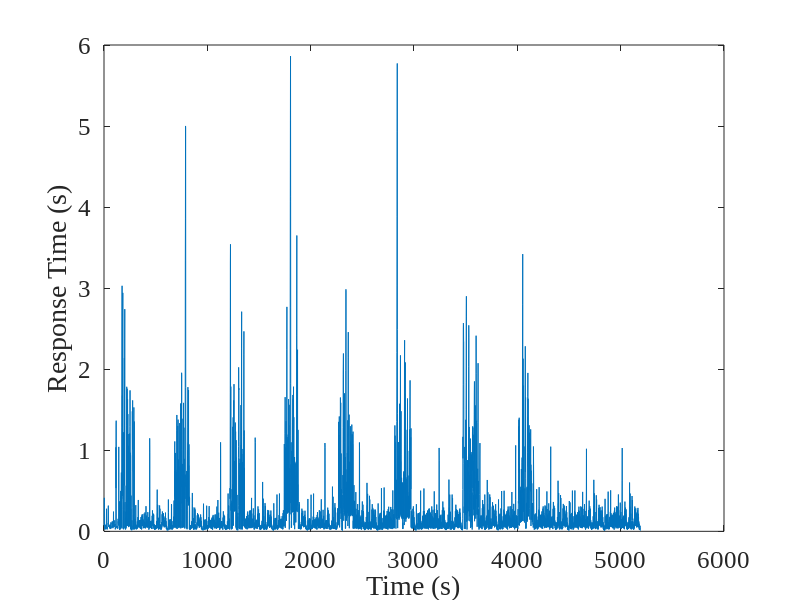

Recreate this plot in MATLAB. (Note: this script raises an error after producing the figure.)
close all;
clear all;
clc;

load('all2007');
load('QoE2007');
TS=TS-mod(TS,1);
[value,xindex]=intersect(metricsTime,TS);
X=metrics(xindex,:);
[yvalue, yindex]=intersect(TS, value);
Y=responseTime(yindex);
QoE1=QoE1(yindex);
QoE2=QoE2(yindex);
N=length(Y);

figure;
plot(responseTime);
set(gca, 'FontName', 'Times New Roman', 'FontSize', 18);
ylabel('Response Time (s)');
xlabel('Time (s)');
figfile=sprintf('rt_withanomaly');
print(figfile,'-dpng','-r800');


trainTimes=20;
for i=1:length(trainTimes)
    wint=trainTimes(i);
    for t=wint+1:N
        trainX=X(t-wint:t-1,:);
        trainY=Y(t-wint:t-1);
        tic;
        B=LassoActiveSet(trainX,trainY,24);
        tt(t)=toc;
        
        tic;
        testY=Y(t);
        testX=X(t,:);
        pt(t)=toc;
        
        real(t)=testY;
        estimate(t)=max(testX*B,0);
        trainEABS(t)=mean(abs(trainX*B-trainY));
        trainEREL(t)=mean(abs((trainX*B-trainY))./trainY);
        testEABS(t)=mean(testY-testX*B);
        testEREL(t)=mean((testX*B-testY)./testY);
    end
    figure;
    subplot(2,1,1);
    plot(trainEABS, 'g-'); hold on;
    plot(testEABS, 'r-');
    set(gca, 'FontName', 'Times New Roman', 'FontSize', 18);
    ylim([-0.5 0.5]);
    ylabel('Absolute Error');
    xlabel('time');
    subplot(2,1,2);
    plot(trainEREL*100, 'g-');hold on;
    plot(testEREL*100, 'r-');
    set(gca, 'FontName', 'Times New Roman', 'FontSize', 18);
    ylim([-100 100]);
    legend('train', 'test');
    ylabel('Relative Error (%)');
    xlabel('time');
    figfile=sprintf('error_anomaly_window');
    print(figfile,'-dpng','-r800');
    
    figure;
    plot(real, 'g-'); hold on;
    plot(estimate, 'r-');
    set(gca, 'FontName', 'Times New Roman', 'FontSize', 18);
    ylim([0 2]);
    legend('real', 'estimate');
    ylabel('Response Time');
    xlabel('time');
    figfile=sprintf('error_anomaly_window');
    print(figfile,'-dpng','-r800');
    
    figure;
    xa=1:length(estimate);
    [hAx,hLine1,hLine2] = plotyy(xa, estimate, xa, QoE2);
    set(gca, 'FontName', 'Times New Roman', 'FontSize', 18);
    hLine1.LineStyle = '--';
    hLine2.LineStyle = ':';
    xlabel('Time (sec)')
    ylabel(hAx(1),'Estimated Response Time') % left y-axis
    ylabel(hAx(2),'QoE2') % right y-axis
    figfile=sprintf('estimate_qoe2_window');
    print(figfile,'-dpng','-r800');
%     tic
%     testY=Y(t+1:end);
%     testX=X(t+1:end,:);
%     testEABS(i)=mean(testY-testX*B);
%     testEREL(i)=mean((testX*B-testY)./testY);
%     pt(i)=toc/(length(Y)-t);
    
%     figure;
%     subplot(2,1,1);
%     plot(testY-testX*B, 'r-');
%     ylabel('testing error');
%     xlabel('time');
%     % figfile=sprintf('trainerror');
%     % print(figfile,'-dpng','-r800');
%     subplot(2,1,2);
%     plot(testY, 'g*-');hold on;
%     plot(testX*B, 'bo-');
%     legend('real', 'estimated');
%     ylabel('response time');
%     xlabel('time');
%     figfile=sprintf('testing_window');
%     print(figfile,'-dpng','-r800');
end
return;
figure;
plot(trainTimes, trainEABS, 'g*-'); hold on;
plot(trainTimes, testEABS, 'ro-');
set(gca, 'FontName', 'Times New Roman', 'FontSize', 18);
legend('training', 'testing');
ylabel('Absolute Error');
xlabel('Training Time (s)');
figfile=sprintf('absolute_error_withanomaly');
print(figfile,'-dpng','-r800');

figure;
plot(trainTimes, trainEREL, 'g*-'); hold on;
plot(trainTimes, testEREL, 'ro-');
set(gca, 'FontName', 'Times New Roman', 'FontSize', 18);
legend('training', 'testing');
ylabel('Relative Error');
xlabel('Training Time (s)');
figfile=sprintf('absolute_error_withanomaly');
print(figfile,'-dpng','-r800');

figure;
plot(trainTimes, tt, 'g*-'); hold on;
plot(trainTimes, pt, 'ro-');
set(gca, 'FontName', 'Times New Roman', 'FontSize', 18);
legend('training', 'testing');
ylabel('Computation Time (s)');
xlabel('Training Time (s)');
figfile=sprintf('computation_time_withanomaly');
print(figfile,'-dpng','-r800');

%     figure;
%     plot(testY-testX*B, 'r-');
%     ylabel('testing error');
%     xlabel('time');
%     % figfile=sprintf('error');
%     % print(figfile,'-dpng','-r800');
% 
%     figure;
%     plot(testY, 'g*-');hold on;
%     plot(testX*B, 'bo-');
%     legend('real', 'estimated');
%     ylabel('response time');
%     xlabel('time');
%     % figfile=sprintf('compare');
%     % print(figfile,'-dpng','-r800');